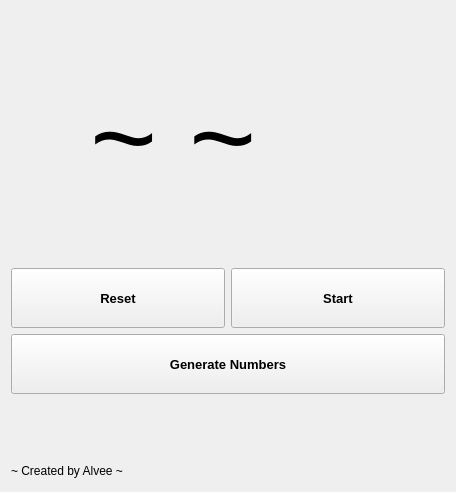
<?xml version="1.0" encoding="UTF-8"?>
<ui version="4.0">
 <class>MainWindow</class>
 <widget class="QMainWindow" name="MainWindow">
  <property name="geometry">
   <rect>
    <x>0</x>
    <y>0</y>
    <width>456</width>
    <height>492</height>
   </rect>
  </property>
  <property name="windowTitle">
   <string>Random Number Generator</string>
  </property>
  <widget class="QWidget" name="centralWidget">
   <layout class="QGridLayout" name="gridLayout_3">
    <item row="0" column="0">
     <layout class="QGridLayout" name="gridLayout_2">
      <item row="0" column="2">
       <spacer name="verticalSpacer_2">
        <property name="orientation">
         <enum>Qt::Vertical</enum>
        </property>
        <property name="sizeHint" stdset="0">
         <size>
          <width>20</width>
          <height>18</height>
         </size>
        </property>
       </spacer>
      </item>
      <item row="1" column="0">
       <spacer name="horizontalSpacer_3">
        <property name="orientation">
         <enum>Qt::Horizontal</enum>
        </property>
        <property name="sizeHint" stdset="0">
         <size>
          <width>50</width>
          <height>20</height>
         </size>
        </property>
       </spacer>
      </item>
      <item row="1" column="1" colspan="2">
       <widget class="QLabel" name="label">
        <property name="font">
         <font>
          <pointsize>86</pointsize>
         </font>
        </property>
        <property name="text">
         <string>~ ~</string>
        </property>
       </widget>
      </item>
      <item row="1" column="3">
       <spacer name="horizontalSpacer_4">
        <property name="orientation">
         <enum>Qt::Horizontal</enum>
        </property>
        <property name="sizeHint" stdset="0">
         <size>
          <width>50</width>
          <height>20</height>
         </size>
        </property>
       </spacer>
      </item>
      <item row="2" column="2">
       <spacer name="verticalSpacer_3">
        <property name="orientation">
         <enum>Qt::Vertical</enum>
        </property>
        <property name="sizeHint" stdset="0">
         <size>
          <width>20</width>
          <height>18</height>
         </size>
        </property>
       </spacer>
      </item>
      <item row="3" column="0" colspan="4">
       <layout class="QGridLayout" name="gridLayout">
        <item row="0" column="0">
         <widget class="QPushButton" name="pushButton_reset">
          <property name="minimumSize">
           <size>
            <width>0</width>
            <height>60</height>
           </size>
          </property>
          <property name="font">
           <font>
            <pointsize>10</pointsize>
            <weight>75</weight>
            <bold>true</bold>
           </font>
          </property>
          <property name="text">
           <string>Reset</string>
          </property>
         </widget>
        </item>
        <item row="0" column="1">
         <widget class="QPushButton" name="pushButton_start">
          <property name="minimumSize">
           <size>
            <width>0</width>
            <height>60</height>
           </size>
          </property>
          <property name="font">
           <font>
            <pointsize>10</pointsize>
            <weight>75</weight>
            <bold>true</bold>
           </font>
          </property>
          <property name="text">
           <string>Start</string>
          </property>
         </widget>
        </item>
        <item row="1" column="0" colspan="2">
         <widget class="QPushButton" name="pushButton_count">
          <property name="minimumSize">
           <size>
            <width>0</width>
            <height>60</height>
           </size>
          </property>
          <property name="font">
           <font>
            <pointsize>10</pointsize>
            <weight>75</weight>
            <bold>true</bold>
           </font>
          </property>
          <property name="text">
           <string>Generate Numbers</string>
          </property>
         </widget>
        </item>
       </layout>
      </item>
      <item row="4" column="3">
       <spacer name="verticalSpacer">
        <property name="orientation">
         <enum>Qt::Vertical</enum>
        </property>
        <property name="sizeHint" stdset="0">
         <size>
          <width>20</width>
          <height>18</height>
         </size>
        </property>
       </spacer>
      </item>
      <item row="5" column="0" colspan="2">
       <widget class="QLabel" name="label_2">
        <property name="text">
         <string>~ Created by Alvee ~</string>
        </property>
       </widget>
      </item>
      <item row="5" column="2" colspan="2">
       <spacer name="horizontalSpacer_5">
        <property name="orientation">
         <enum>Qt::Horizontal</enum>
        </property>
        <property name="sizeHint" stdset="0">
         <size>
          <width>268</width>
          <height>20</height>
         </size>
        </property>
       </spacer>
      </item>
     </layout>
    </item>
   </layout>
  </widget>
 </widget>
 <layoutdefault spacing="6" margin="11"/>
 <resources/>
 <connections/>
</ui>
